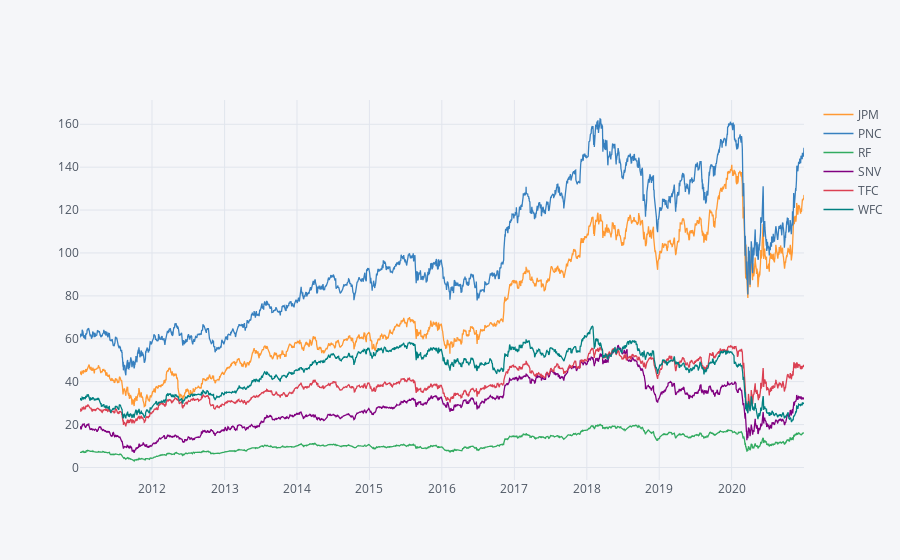

Here is the notebook cell this chart was saved with:
### Code cell
bank_stocks.xs(key='Close', axis=1, level='Stock Info').iplot()

### Figure 1 — Plotly figure (JSON) as saved in the notebook; plotly's stock layout.template omitted (floating-point values rounded to 4 significant figures; data arrays with more than 128 entries replaced by an {"elided": "..."} marker saying what was removed)
{"data": [{"line": {"color": "rgba(255, 153, 51, 1.0)", "dash": "solid", "shape": "linear", "width": 1.3}, "mode": "lines", "name": "JPM", "text": "", "type": "scatter", "uid": "4143690e-4250-4bda-92fd-82a5a10b7605", "x": {"elided": "2517 str values"}, "y": {"elided": "2517 float values"}}, {"line": {"color": "rgba(55, 128, 191, 1.0)", "dash": "solid", "shape": "linear", "width": 1.3}, "mode": "lines", "name": "PNC", "text": "", "type": "scatter", "uid": "50a42051-adec-4595-b509-edae0b732b7c", "x": {"elided": "2517 str values"}, "y": {"elided": "2517 float values"}}, {"line": {"color": "rgba(50, 171, 96, 1.0)", "dash": "solid", "shape": "linear", "width": 1.3}, "mode": "lines", "name": "RF", "text": "", "type": "scatter", "uid": "88f5b727-e51d-4c96-9659-b8c296c135ce", "x": {"elided": "2517 str values"}, "y": {"elided": "2517 float values"}}, {"line": {"color": "rgba(128, 0, 128, 1.0)", "dash": "solid", "shape": "linear", "width": 1.3}, "mode": "lines", "name": "SNV", "text": "", "type": "scatter", "uid": "7efa2ab1-3acd-4e60-8d22-dc8a0ecaece2", "x": {"elided": "2517 str values"}, "y": {"elided": "2517 float values"}}, {"line": {"color": "rgba(219, 64, 82, 1.0)", "dash": "solid", "shape": "linear", "width": 1.3}, "mode": "lines", "name": "TFC", "text": "", "type": "scatter", "uid": "4f07071c-ad84-4770-bd27-baee470673a9", "x": {"elided": "2517 str values"}, "y": {"elided": "2517 float values"}}, {"line": {"color": "rgba(0, 128, 128, 1.0)", "dash": "solid", "shape": "linear", "width": 1.3}, "mode": "lines", "name": "WFC", "text": "", "type": "scatter", "uid": "f5f83911-30e4-4a4d-9b40-a561a06dd742", "x": {"elided": "2517 str values"}, "y": {"elided": "2517 float values"}}], "layout": {"legend": {"bgcolor": "#F5F6F9", "font": {"color": "#4D5663"}}, "paper_bgcolor": "#F5F6F9", "plot_bgcolor": "#F5F6F9", "title": {"font": {"color": "#4D5663"}}, "xaxis": {"gridcolor": "#E1E5ED", "showgrid": true, "tickfont": {"color": "#4D5663"}, "title": {"font": {"color": "#4D5663"}, "text": ""}, "zerolinecolor": "#E1E5ED"}, "yaxis": {"gridcolor": "#E1E5ED", "showgrid": true, "tickfont": {"color": "#4D5663"}, "title": {"font": {"color": "#4D5663"}, "text": ""}, "zerolinecolor": "#E1E5ED"}}}
